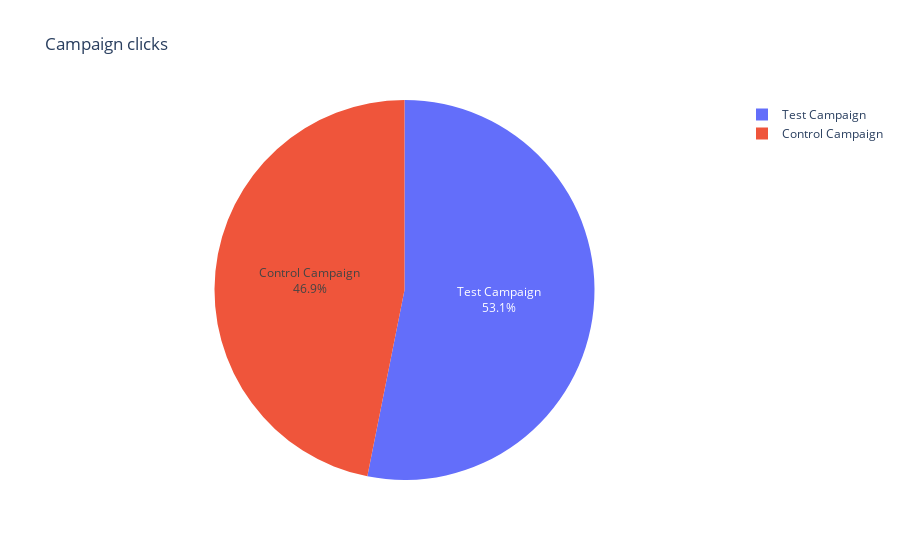

Here is the notebook cell this chart was saved with:
### Code cell
# Plot a pie chart to visualize the total campaign clicks

pie_chart = px.pie(campaign_grouped_clicks, values='Total clicks', names='Campaign Name',
                   title='Campaign clicks', hole=0,)
                   #hover_data=['Campaign Name'])

pie_chart.update_traces(textposition='inside', textinfo='percent+label')
pie_chart.show()

### Figure 1 — Plotly figure (JSON) as saved in the notebook; plotly's stock layout.template omitted (floating-point values rounded to 4 significant figures)
{"data": [{"domain": {"x": [0, 1], "y": [0, 1]}, "hole": 0, "hovertemplate": "Campaign Name=%{label}<br>Total clicks=%{value}<extra></extra>", "labels": ["Control Campaign", "Test Campaign"], "legendgroup": "", "name": "", "showlegend": true, "textinfo": "percent+label", "textposition": "inside", "type": "pie", "values": [159600.0, 180970]}], "layout": {"legend": {"tracegroupgap": 0}, "title": {"text": "Campaign clicks"}}}
